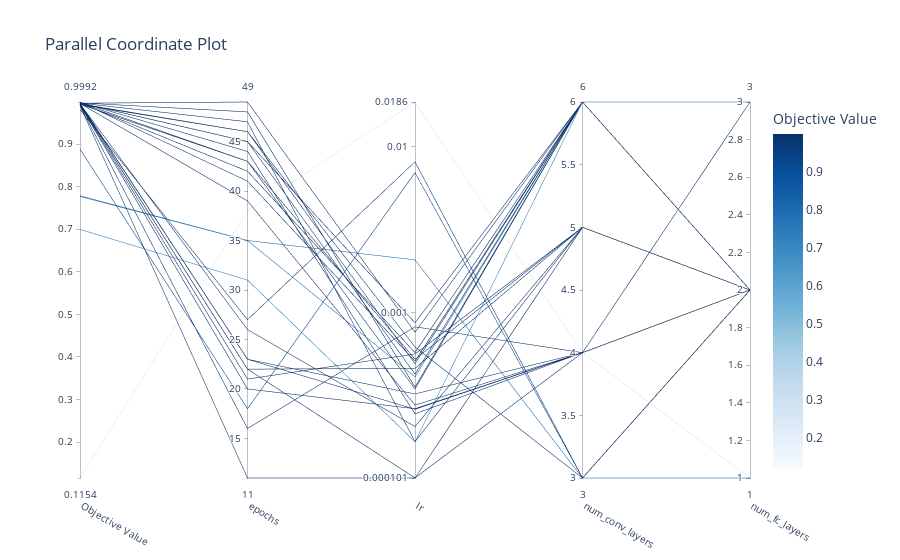

The code cell stored with this chart in its notebook:
### Markdown cell above
### Parallel Coordinate Plot

### Code cell
fig = optuna.visualization.plot_parallel_coordinate(opt_study)
fig.show()

### Figure 1 — Plotly figure (JSON) as saved in the notebook; plotly's stock layout.template omitted (floating-point values rounded to 4 significant figures)
{"data": [{"dimensions": [{"label": "Objective Value", "range": [0.1154, 0.9992], "values": [0.7788, 0.9966, 0.6998, 0.7772, 0.1154, 0.8884, 0.9812, 0.9946, 0.9906, 0.9954, 0.9944, 0.9948, 0.9908, 0.9982, 0.9958, 0.9934, 0.9942, 0.9966, 0.992, 0.9932, 0.9964, 0.9968, 0.997, 0.9992, 0.9966, 0.995, 0.9972, 0.9978]}, {"label": "epochs", "range": [11, 49], "values": [35, 47, 31, 35, 38, 18, 27, 22, 11, 23, 22, 26, 16, 44, 39, 46, 43, 23, 20, 21, 49, 45, 45, 41, 42, 46, 48, 43]}, {"label": "lr", "range": [-3.994, -1.731], "ticktext": ["0.000101", "0.001", "0.01", "0.0186"], "tickvals": [-3.994, -3, -2, -1.731], "values": [-3.385, -3.775, -3.776, -2.681, -1.731, -2.156, -2.091, -3.993, -3.994, -3.488, -3.333, -3.684, -3.084, -3.608, -3.555, -3.205, -3.279, -3.58, -3.577, -3.247, -3.117, -3.369, -3.059, -3.291, -3.239, -3.306, -3.447, -3.458]}, {"label": "num_conv_layers", "range": [3, 6], "values": [6, 5, 6, 3, 4, 3, 3, 4, 5, 4, 5, 5, 4, 4, 4, 3, 5, 4, 4, 5, 6, 6, 6, 6, 6, 6, 6, 6]}, {"label": "num_fc_layers", "range": [1, 3], "values": [2, 2, 3, 1, 1, 2, 2, 2, 2, 2, 2, 2, 3, 2, 2, 2, 2, 2, 2, 2, 2, 2, 2, 2, 2, 2, 2, 2]}], "labelangle": 30, "labelside": "bottom", "line": {"color": [0.7788, 0.9966, 0.6998, 0.7772, 0.1154, 0.8884, 0.9812, 0.9946, 0.9906, 0.9954, 0.9944, 0.9948, 0.9908, 0.9982, 0.9958, 0.9934, 0.9942, 0.9966, 0.992, 0.9932, 0.9964, 0.9968, 0.997, 0.9992, 0.9966, 0.995, 0.9972, 0.9978], "colorbar": {"title": {"text": "Objective Value"}}, "colorscale": [[0, "rgb(247,251,255)"], [0.125, "rgb(222,235,247)"], [0.25, "rgb(198,219,239)"], [0.375, "rgb(158,202,225)"], [0.5, "rgb(107,174,214)"], [0.625, "rgb(66,146,198)"], [0.75, "rgb(33,113,181)"], [0.875, "rgb(8,81,156)"], [1, "rgb(8,48,107)"]], "reversescale": false, "showscale": true}, "type": "parcoords"}], "layout": {"title": {"text": "Parallel Coordinate Plot"}}}
